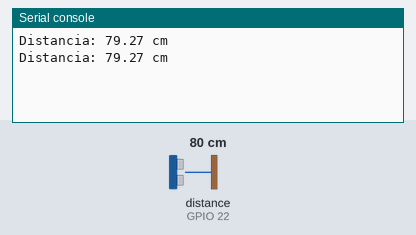
The program below on a simulated ESP32 board running MicroPython. On the bench: the last lines printed to the serial console. The inputs (shaded band) are chosen by the test bench; at power-on: distance to the obstacle (sensor on GPIO 22) 80 cm. The echo pulse lasts 58.3 µs per cm.

Above: at 1.2 s.
1.3 s: distance to the obstacle (sensor on GPIO 22) set to 2 cm
At 2.6 s:
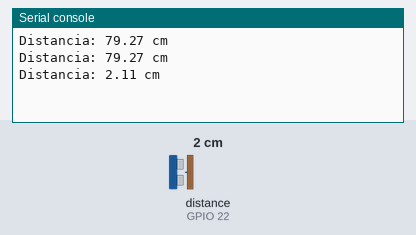
2.8 s: distance to the obstacle (sensor on GPIO 22) set to 4 cm
At 3.6 s:
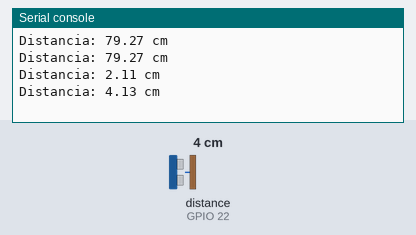
Timing chart, 0 to 5.8 s (numbered marks = the images above; inputs shaded):
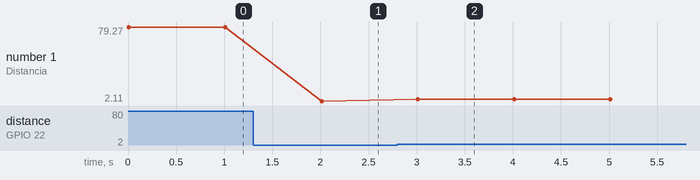

The program:

Codigo_Ultrasonico.py
```python
import machine
import time

# Definir los pines
TRIG_PIN = 23
ECHO_PIN = 22

# Configurar los pines
trig = machine.Pin(TRIG_PIN, machine.Pin.OUT)
echo = machine.Pin(ECHO_PIN, machine.Pin.IN)

def medir_distancia():
    # Limpia el TRIG
    trig.value(0)
    time.sleep_us(2)

    # Enviar un pulso de 10 microsegundos
    trig.value(1)
    time.sleep_us(10)
    trig.value(0)

    # Leer el tiempo de duración del pulso en ECHO
    while echo.value() == 0:
        start_time = time.ticks_us()

    while echo.value() == 1:
        end_time = time.ticks_us()

    # Calcular la distancia
    duration = time.ticks_diff(end_time, start_time)
    distance = (duration * 0.034) / 2  # en centímetros
    return distance

while True:
    distancia = medir_distancia()
    print("Distancia: {:.2f} cm".format(distancia))
    time.sleep(1)
```

Measured:
- after the input at 1.3 s, the serial console: prints a new line after 0.71 s (image 1)
- after the input at 2.8 s, the serial console: prints a new line after 0.21 s (image 2)
- plotted number 1: 79.27 → 2.11 after the input at 1.3 s, 2.11 → 4.13 after the input at 2.8 s
